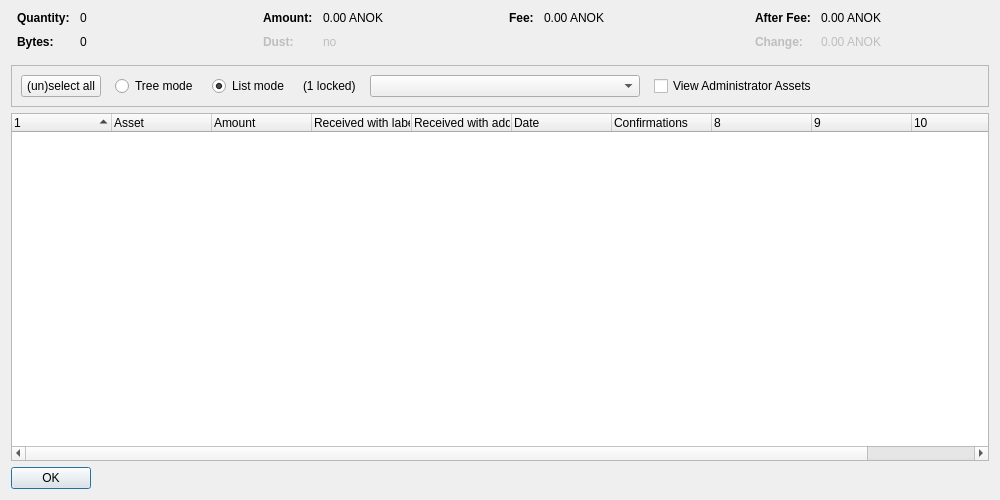
<?xml version="1.0" encoding="UTF-8"?>
<ui version="4.0">
 <class>AssetControlDialog</class>
 <widget class="QDialog" name="AssetControlDialog">
  <property name="geometry">
   <rect>
    <x>0</x>
    <y>0</y>
    <width>1000</width>
    <height>500</height>
   </rect>
  </property>
  <property name="windowTitle">
   <string>Asset Selection</string>
  </property>
  <layout class="QVBoxLayout" name="verticalLayout">
   <item>
    <layout class="QHBoxLayout" name="horizontalLayoutTop" stretch="0,0,0,0">
     <property name="topMargin">
      <number>0</number>
     </property>
     <property name="bottomMargin">
      <number>10</number>
     </property>
     <item>
      <layout class="QFormLayout" name="formLayoutAssetControl1">
       <property name="horizontalSpacing">
        <number>10</number>
       </property>
       <property name="verticalSpacing">
        <number>10</number>
       </property>
       <property name="leftMargin">
        <number>6</number>
       </property>
       <property name="rightMargin">
        <number>6</number>
       </property>
       <item row="0" column="0">
        <widget class="QLabel" name="labelAssetControlQuantityText">
         <property name="font">
          <font>
           <weight>75</weight>
           <bold>true</bold>
          </font>
         </property>
         <property name="text">
          <string>Quantity:</string>
         </property>
        </widget>
       </item>
       <item row="0" column="1">
        <widget class="QLabel" name="labelAssetControlQuantity">
         <property name="cursor">
          <cursorShape>IBeamCursor</cursorShape>
         </property>
         <property name="contextMenuPolicy">
          <enum>Qt::ActionsContextMenu</enum>
         </property>
         <property name="text">
          <string notr="true">0</string>
         </property>
         <property name="textInteractionFlags">
          <set>Qt::LinksAccessibleByMouse|Qt::TextSelectableByKeyboard|Qt::TextSelectableByMouse</set>
         </property>
        </widget>
       </item>
       <item row="1" column="0">
        <widget class="QLabel" name="labelAssetControlBytesText">
         <property name="font">
          <font>
           <weight>75</weight>
           <bold>true</bold>
          </font>
         </property>
         <property name="text">
          <string>Bytes:</string>
         </property>
        </widget>
       </item>
       <item row="1" column="1">
        <widget class="QLabel" name="labelAssetControlBytes">
         <property name="cursor">
          <cursorShape>IBeamCursor</cursorShape>
         </property>
         <property name="contextMenuPolicy">
          <enum>Qt::ActionsContextMenu</enum>
         </property>
         <property name="text">
          <string notr="true">0</string>
         </property>
         <property name="textInteractionFlags">
          <set>Qt::LinksAccessibleByMouse|Qt::TextSelectableByKeyboard|Qt::TextSelectableByMouse</set>
         </property>
        </widget>
       </item>
      </layout>
     </item>
     <item>
      <layout class="QFormLayout" name="formLayoutAssetControl2">
       <property name="horizontalSpacing">
        <number>10</number>
       </property>
       <property name="verticalSpacing">
        <number>10</number>
       </property>
       <property name="leftMargin">
        <number>6</number>
       </property>
       <property name="rightMargin">
        <number>6</number>
       </property>
       <item row="0" column="0">
        <widget class="QLabel" name="labelAssetControlAmountText">
         <property name="font">
          <font>
           <weight>75</weight>
           <bold>true</bold>
          </font>
         </property>
         <property name="text">
          <string>Amount:</string>
         </property>
        </widget>
       </item>
       <item row="0" column="1">
        <widget class="QLabel" name="labelAssetControlAmount">
         <property name="cursor">
          <cursorShape>IBeamCursor</cursorShape>
         </property>
         <property name="contextMenuPolicy">
          <enum>Qt::ActionsContextMenu</enum>
         </property>
         <property name="text">
          <string notr="true">0.00 ANOK</string>
         </property>
         <property name="textInteractionFlags">
          <set>Qt::LinksAccessibleByMouse|Qt::TextSelectableByKeyboard|Qt::TextSelectableByMouse</set>
         </property>
        </widget>
       </item>
       <item row="1" column="0">
        <widget class="QLabel" name="labelAssetControlLowOutputText">
         <property name="enabled">
          <bool>false</bool>
         </property>
         <property name="font">
          <font>
           <weight>75</weight>
           <bold>true</bold>
          </font>
         </property>
         <property name="text">
          <string>Dust:</string>
         </property>
        </widget>
       </item>
       <item row="1" column="1">
        <widget class="QLabel" name="labelAssetControlLowOutput">
         <property name="enabled">
          <bool>false</bool>
         </property>
         <property name="cursor">
          <cursorShape>IBeamCursor</cursorShape>
         </property>
         <property name="contextMenuPolicy">
          <enum>Qt::ActionsContextMenu</enum>
         </property>
         <property name="text">
          <string notr="true">no</string>
         </property>
         <property name="textInteractionFlags">
          <set>Qt::LinksAccessibleByMouse|Qt::TextSelectableByKeyboard|Qt::TextSelectableByMouse</set>
         </property>
        </widget>
       </item>
      </layout>
     </item>
     <item>
      <layout class="QFormLayout" name="formLayoutAssetControl3">
       <property name="horizontalSpacing">
        <number>10</number>
       </property>
       <property name="verticalSpacing">
        <number>10</number>
       </property>
       <property name="leftMargin">
        <number>6</number>
       </property>
       <property name="rightMargin">
        <number>6</number>
       </property>
       <item row="0" column="0">
        <widget class="QLabel" name="labelAssetControlFeeText">
         <property name="font">
          <font>
           <weight>75</weight>
           <bold>true</bold>
          </font>
         </property>
         <property name="text">
          <string>Fee:</string>
         </property>
        </widget>
       </item>
       <item row="0" column="1">
        <widget class="QLabel" name="labelAssetControlFee">
         <property name="cursor">
          <cursorShape>IBeamCursor</cursorShape>
         </property>
         <property name="contextMenuPolicy">
          <enum>Qt::ActionsContextMenu</enum>
         </property>
         <property name="text">
          <string notr="true">0.00 ANOK</string>
         </property>
         <property name="textInteractionFlags">
          <set>Qt::LinksAccessibleByMouse|Qt::TextSelectableByKeyboard|Qt::TextSelectableByMouse</set>
         </property>
        </widget>
       </item>
      </layout>
     </item>
     <item>
      <layout class="QFormLayout" name="formLayoutAssetControl4">
       <property name="horizontalSpacing">
        <number>10</number>
       </property>
       <property name="verticalSpacing">
        <number>10</number>
       </property>
       <property name="leftMargin">
        <number>6</number>
       </property>
       <property name="rightMargin">
        <number>6</number>
       </property>
       <item row="0" column="0">
        <widget class="QLabel" name="labelAssetControlAfterFeeText">
         <property name="font">
          <font>
           <weight>75</weight>
           <bold>true</bold>
          </font>
         </property>
         <property name="text">
          <string>After Fee:</string>
         </property>
        </widget>
       </item>
       <item row="0" column="1">
        <widget class="QLabel" name="labelAssetControlAfterFee">
         <property name="cursor">
          <cursorShape>IBeamCursor</cursorShape>
         </property>
         <property name="contextMenuPolicy">
          <enum>Qt::ActionsContextMenu</enum>
         </property>
         <property name="text">
          <string notr="true">0.00 ANOK</string>
         </property>
         <property name="textInteractionFlags">
          <set>Qt::LinksAccessibleByMouse|Qt::TextSelectableByKeyboard|Qt::TextSelectableByMouse</set>
         </property>
        </widget>
       </item>
       <item row="1" column="0">
        <widget class="QLabel" name="labelAssetControlChangeText">
         <property name="enabled">
          <bool>false</bool>
         </property>
         <property name="font">
          <font>
           <weight>75</weight>
           <bold>true</bold>
          </font>
         </property>
         <property name="text">
          <string>Change:</string>
         </property>
        </widget>
       </item>
       <item row="1" column="1">
        <widget class="QLabel" name="labelAssetControlChange">
         <property name="enabled">
          <bool>false</bool>
         </property>
         <property name="cursor">
          <cursorShape>IBeamCursor</cursorShape>
         </property>
         <property name="contextMenuPolicy">
          <enum>Qt::ActionsContextMenu</enum>
         </property>
         <property name="text">
          <string notr="true">0.00 ANOK</string>
         </property>
         <property name="textInteractionFlags">
          <set>Qt::LinksAccessibleByMouse|Qt::TextSelectableByKeyboard|Qt::TextSelectableByMouse</set>
         </property>
        </widget>
       </item>
      </layout>
     </item>
    </layout>
   </item>
   <item>
    <widget class="QFrame" name="frame">
     <property name="minimumSize">
      <size>
       <width>0</width>
       <height>40</height>
      </size>
     </property>
     <property name="frameShape">
      <enum>QFrame::StyledPanel</enum>
     </property>
     <property name="frameShadow">
      <enum>QFrame::Sunken</enum>
     </property>
     <layout class="QHBoxLayout" name="horizontalLayout">
      <item>
       <layout class="QHBoxLayout" name="horizontalLayoutPanel" stretch="0,0,0,0,0,0,0">
        <property name="spacing">
         <number>14</number>
        </property>
        <item>
         <widget class="QPushButton" name="pushButtonSelectAll">
          <property name="sizePolicy">
           <sizepolicy hsizetype="Maximum" vsizetype="Fixed">
            <horstretch>0</horstretch>
            <verstretch>0</verstretch>
           </sizepolicy>
          </property>
          <property name="text">
           <string>(un)select all</string>
          </property>
          <property name="autoDefault">
           <bool>false</bool>
          </property>
         </widget>
        </item>
        <item>
         <widget class="QRadioButton" name="radioTreeMode">
          <property name="sizePolicy">
           <sizepolicy hsizetype="Maximum" vsizetype="Fixed">
            <horstretch>0</horstretch>
            <verstretch>0</verstretch>
           </sizepolicy>
          </property>
          <property name="text">
           <string>Tree mode</string>
          </property>
         </widget>
        </item>
        <item>
         <widget class="QRadioButton" name="radioListMode">
          <property name="sizePolicy">
           <sizepolicy hsizetype="Maximum" vsizetype="Fixed">
            <horstretch>0</horstretch>
            <verstretch>0</verstretch>
           </sizepolicy>
          </property>
          <property name="text">
           <string>List mode</string>
          </property>
          <property name="checked">
           <bool>true</bool>
          </property>
         </widget>
        </item>
        <item>
         <widget class="QLabel" name="labelLocked">
          <property name="text">
           <string notr="true">(1 locked)</string>
          </property>
         </widget>
        </item>
        <item>
         <widget class="QComboBox" name="assetList">
          <property name="minimumContentsLength">
           <number>30</number>
          </property>
         </widget>
        </item>
        <item>
         <widget class="QCheckBox" name="viewAdministrator">
          <property name="toolTip">
           <string>View assets that you have the ownership asset for</string>
          </property>
          <property name="text">
           <string>View Administrator Assets</string>
          </property>
         </widget>
        </item>
        <item>
         <spacer name="horizontalSpacer">
          <property name="orientation">
           <enum>Qt::Horizontal</enum>
          </property>
          <property name="sizeHint" stdset="0">
           <size>
            <width>40</width>
            <height>20</height>
           </size>
          </property>
         </spacer>
        </item>
       </layout>
      </item>
     </layout>
    </widget>
   </item>
   <item>
    <widget class="AssetControlTreeWidget" name="treeWidget">
     <property name="contextMenuPolicy">
      <enum>Qt::CustomContextMenu</enum>
     </property>
     <property name="sortingEnabled">
      <bool>false</bool>
     </property>
     <property name="columnCount">
      <number>11</number>
     </property>
     <attribute name="headerShowSortIndicator" stdset="0">
      <bool>true</bool>
     </attribute>
     <attribute name="headerStretchLastSection">
      <bool>false</bool>
     </attribute>
     <column>
      <property name="text">
       <string/>
      </property>
     </column>
     <column>
      <property name="text">
       <string>Asset</string>
      </property>
     </column>
     <column>
      <property name="text">
       <string>Amount</string>
      </property>
     </column>
     <column>
      <property name="text">
       <string>Received with label</string>
      </property>
     </column>
     <column>
      <property name="text">
       <string>Received with address</string>
      </property>
     </column>
     <column>
      <property name="text">
       <string>Date</string>
      </property>
     </column>
     <column>
      <property name="text">
       <string>Confirmations</string>
      </property>
      <property name="toolTip">
       <string>Confirmed</string>
      </property>
     </column>
     <column>
      <property name="text">
       <string/>
      </property>
     </column>
     <column>
      <property name="text">
       <string/>
      </property>
     </column>
     <column>
      <property name="text">
       <string/>
      </property>
     </column>
     <column>
      <property name="text">
       <string/>
      </property>
     </column>
    </widget>
   </item>
   <item>
    <widget class="QDialogButtonBox" name="buttonBox">
     <property name="sizePolicy">
      <sizepolicy hsizetype="Maximum" vsizetype="Fixed">
       <horstretch>0</horstretch>
       <verstretch>0</verstretch>
      </sizepolicy>
     </property>
     <property name="orientation">
      <enum>Qt::Horizontal</enum>
     </property>
     <property name="standardButtons">
      <set>QDialogButtonBox::Ok</set>
     </property>
    </widget>
   </item>
  </layout>
 </widget>
 <customwidgets>
  <customwidget>
   <class>AssetControlTreeWidget</class>
   <extends>QTreeWidget</extends>
   <header location="global">qt/assetcontroltreewidget.h</header>
  </customwidget>
 </customwidgets>
 <resources/>
 <connections/>
</ui>
